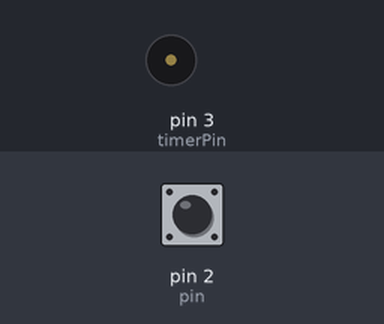
Bench run of a sketch on a simulated Arduino Uno, built with avr-gcc and run on an emulated ATmega328P. Shown: buzzer (waves = sounding). The test bench sets the inputs (shaded band); at power-on: pin 2 (pin) HIGH. What the sketch prints to the serial monitor is not drawn.

Above: at 1.2 s.
1.3 s: pin 2 (pin) pulled LOW for 0.15 s
At 2.3 s:
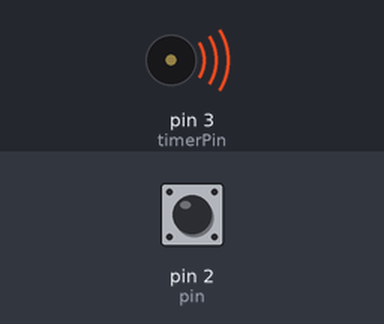
Timing chart, 0 to 4.3 s (numbered marks = the images above; inputs shaded):
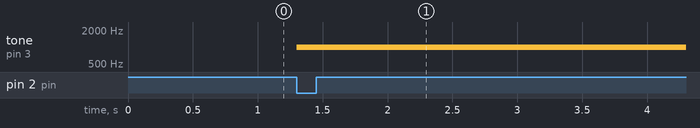

The sketch:

timerTest.ino
```cpp
int pin = 2;
int timerPin = 3;
int volatile counter = 0;
long volatile timeOfLastInterrupt = 0;
int const MIN_TIME_BETWEEN_INTERRUPTS = 10000; // microseconds
volatile byte state = HIGH;

void setup() {
  pinMode(pin, INPUT_PULLUP);
  pinMode(timerPin, INPUT_PULLUP);
  Serial.begin(9600);
  attachInterrupt(digitalPinToInterrupt(pin), processButtonChange, CHANGE);

  attachInterrupt(digitalPinToInterrupt(timerPin), timerTick, FALLING);
  //tone(timerPin, 1000);
}

void loop() {
  Serial.print("Counter: ");
  Serial.println(counter);
  delay(100);

}

void processButtonChange() {
  noInterrupts();
  tone(timerPin, 1000);

  interrupts();
}

void processButtonPush() {
  long currentTime = micros();

  if ((currentTime - timeOfLastInterrupt) > MIN_TIME_BETWEEN_INTERRUPTS) {
    counter++;
    timeOfLastInterrupt = currentTime;
  }
}

void processButtonPushEnd() {
  timeOfLastInterrupt = micros();
}

void timerTick() {
  noInterrupts();
  noTone(timerPin);
  int value = digitalRead(pin);
  if (value == LOW) {
    counter++;
  }
  interrupts();

}
```

Measured:
- after the input at 1.3 s, tone on pin 3 (timerPin): silent → 1000 Hz at once
